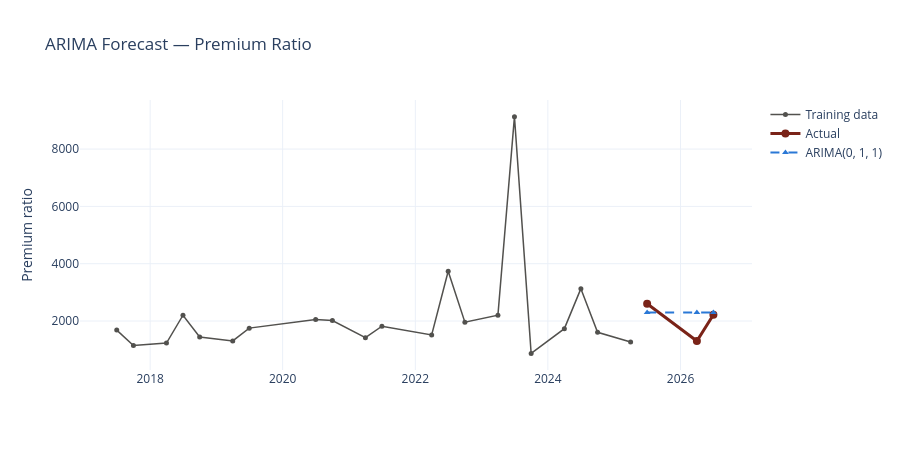

Here is the notebook cell this chart was saved with:
### Code cell
# ── ARIMA plot (interactive) ──────────────────────────────────────
fig = go.Figure()
fig.add_trace(go.Scatter(
    x=train_q['date'], y=train_q['premium_ratio'],
    mode='lines+markers', name='Training data',
    line=dict(color=UOE_GREY, width=1.5), marker=dict(size=5),
    hovertemplate='%{x|%Y-Q}<br>Ratio: %{y:.1f}x<extra>Training</extra>'
))
fig.add_trace(go.Scatter(
    x=test_q['date'], y=test_q['premium_ratio'],
    mode='lines+markers', name='Actual',
    line=dict(color=UOE_RED, width=3), marker=dict(size=8),
    hovertemplate='%{x|%Y-Q}<br>Ratio: %{y:.1f}x<extra>Actual</extra>'
))
fig.add_trace(go.Scatter(
    x=test_q['date'], y=fc_mean.values,
    mode='lines+markers', name=f'ARIMA{best_order}',
    line=dict(color=UOE_BLUE, width=2, dash='dash'),
    marker=dict(size=6, symbol='triangle-up'),
    hovertemplate='%{x|%Y-Q}<br>Ratio: %{y:.1f}x<extra>ARIMA</extra>'
))
fig.update_layout(title='ARIMA Forecast — Premium Ratio',
                  yaxis_title='Premium ratio', height=450)
fig.show()

### Figure 1 — Plotly figure (JSON) as saved in the notebook; plotly's stock layout.template omitted (floating-point values rounded to 4 significant figures)
{"data": [{"hovertemplate": "%{x|%Y-Q}<br>Ratio: %{y:.1f}x<extra>Training</extra>", "line": {"color": "#52514e", "width": 1.5}, "marker": {"size": 5}, "mode": "lines+markers", "name": "Training data", "type": "scatter", "x": ["2017-07-01T00:00:00.000000", "2017-10-01T00:00:00.000000", "2018-04-01T00:00:00.000000", "2018-07-01T00:00:00.000000", "2018-10-01T00:00:00.000000", "2019-04-01T00:00:00.000000", "2019-07-01T00:00:00.000000", "2020-07-01T00:00:00.000000", "2020-10-01T00:00:00.000000", "2021-04-01T00:00:00.000000", "2021-07-01T00:00:00.000000", "2022-04-01T00:00:00.000000", "2022-07-01T00:00:00.000000", "2022-10-01T00:00:00.000000", "2023-04-01T00:00:00.000000", "2023-07-01T00:00:00.000000", "2023-10-01T00:00:00.000000", "2024-04-01T00:00:00.000000", "2024-07-01T00:00:00.000000", "2024-10-01T00:00:00.000000", "2025-04-01T00:00:00.000000"], "y": [1683.0, 1147.0, 1230.0, 2201.0, 1442.0, 1305.0, 1751.0, 2052.0, 2017.0, 1418.0, 1819.0, 1513.0, 3736.0, 1959.0, 2205.0, 9133.0, 870.1, 1733.0, 3129.0, 1604.0, 1270.0]}, {"hovertemplate": "%{x|%Y-Q}<br>Ratio: %{y:.1f}x<extra>Actual</extra>", "line": {"color": "#7A2318", "width": 3}, "marker": {"size": 8}, "mode": "lines+markers", "name": "Actual", "type": "scatter", "x": ["2025-07-01T00:00:00.000000", "2026-04-01T00:00:00.000000", "2026-07-01T00:00:00.000000"], "y": [2604.0, 1301.0, 2216.0]}, {"hovertemplate": "%{x|%Y-Q}<br>Ratio: %{y:.1f}x<extra>ARIMA</extra>", "line": {"color": "#2a78d6", "dash": "dash", "width": 2}, "marker": {"size": 6, "symbol": "triangle-up"}, "mode": "lines+markers", "name": "ARIMA(0, 1, 1)", "type": "scatter", "x": ["2025-07-01T00:00:00.000000", "2026-04-01T00:00:00.000000", "2026-07-01T00:00:00.000000"], "y": [2294.0, 2294.0, 2294.0]}], "layout": {"height": 450, "title": {"text": "ARIMA Forecast — Premium Ratio"}, "yaxis": {"title": {"text": "Premium ratio"}}}}
